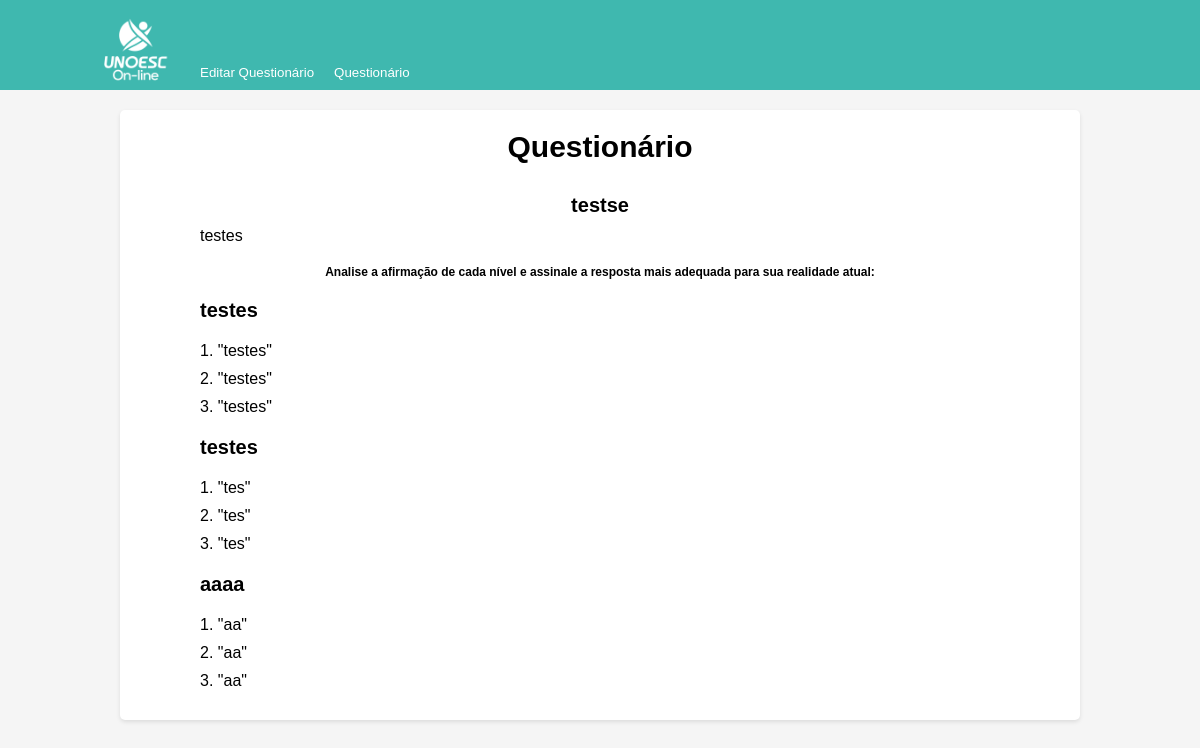
Page /questionario/100/ on the committed database.
### questionario/models.py (models this page shows)
class Questionario(models.Model):
    titulo = models.CharField(max_length=100)
    explicacao = models.TextField()

class Questao(models.Model):
    questionario = models.ForeignKey(Questionario, on_delete=models.CASCADE)
    titulo = models.CharField(max_length=200)

class Alternativa(models.Model):
    questao = models.ForeignKey(Questao, on_delete=models.CASCADE)
    texto = models.CharField(max_length=200)

### questionario/views.py (the view)
# urls.py: path('questionario/<int:questionario_id>/', views.detalhes_questionario, name='detalhes_questionario'),
def detalhes_questionario(request, questionario_id):
    questionario = Questionario.objects.get(pk=questionario_id)
    return render(request, 'detalhes_questionario.html', {'questionario': questionario})

### templates/detalhes_questionario.html (shortened to what this page needs)
<!DOCTYPE html>
{% load static %}
<html lang="pt-br">
<head>
    <link rel="stylesheet" href="{% static 'css/styles.css' %}">
</head>
<body>
    <header id="mr-nav">
        <span>
            <img src="{% static 'img\logo_branco.png' %}" alt="Logo Unoesc">
        </span>
        <a href="{% url 'edit' %}"><button>Editar Questionário</button></a>
        <a href="{% url 'lista_questionarios' %}"><button>Questionário</button></a>
    </header>
    <div id="page">
        <main id="page-content">
            <div id="page-header">
                <h1>Questionário</h1>
                <h2>{{ questionario.titulo }}</h2>
                <p>{{ questionario.explicacao}}</p>
            </div>
            <h4>Analise a afirmação de cada nível e assinale a resposta mais adequada para sua realidade atual:
            </h4>
                {% for questao in questionario.questao_set.all %}
                    <h2>{{ questao.titulo }}</h2>
                    {% for alternativa in questao.alternativa_set.all %}
                        <p>{{ forloop.counter }}. "{{ alternativa.texto }}"</p>
                    {% endfor %}
                {% endfor %}
        </main>
    </div>
</body>
</html>

### questionario/static/css/styles.css (style rules this page uses)
* { margin: 0; box-sizing: border-box; }
body { font-family: Arial, sans-serif; background-color: #f5f5f5; }
header { height: 90px; background-color: #3fb8af; display: flex; align-items: flex-end; padding: 0 20px; position: relative; }
header span { display: flex; align-items: center; }
header img { width: 150px; height: 110px; margin-right: 20px; margin-bottom: 5px; object-fit: contain; object-position: 62px 22px; padding: 0px; }
header a { text-decoration: none; }
header button { padding: 10px; display: inline-flex; align-items: center; background-color: transparent; border: none; color: white; cursor: pointer; margin-right: 10px; border-radius: 3px; }
header button:last-child { margin-right: 0; }
#page { margin: 0; padding: 0; position: relative; left: 0; transition: all 0.4s 0s ease; }

### templates/detalhes_questionario.html (style rules this page uses)
body { font-family: Arial, sans-serif; background-color: #f5f5f5; margin: 0; padding: 0; }
#page { background-color: white; border-radius: 5px; box-shadow: 0 2px 4px rgba(0, 0, 0, 0.1); margin: 20px auto; padding: 20px; width: 80%; }
#page-content { margin: 0 auto; max-width: 800px; }
#page-header h1 { font-size: 30px; margin-bottom: 30px; text-align: center; }
#page-header h2 { font-size: 20px; margin-bottom: 10px; text-align: center; }
#page-header p { font-size: 16px; margin-bottom: 20px; text-align: justify; }
h4 { font-size: 12px; margin-top: 20px; text-align: center; }
h2 { font-size: 20px; margin-top: 20px; margin-bottom: 20px; }
p { font-size: 16px; margin-bottom: 10px; }

### rows in the picture
Questionario: titulo "testse", explicacao "testes"
Questao: titulo "testes"
Alternativa: texto "testes"
Alternativa: texto "testes"
Alternativa: texto "testes"
Questao: titulo "testes"
Alternativa: texto "tes"
Alternativa: texto "tes"
Alternativa: texto "tes"
Questao: titulo "aaaa"
Alternativa: texto "aa"
Alternativa: texto "aa"
Alternativa: texto "aa"
